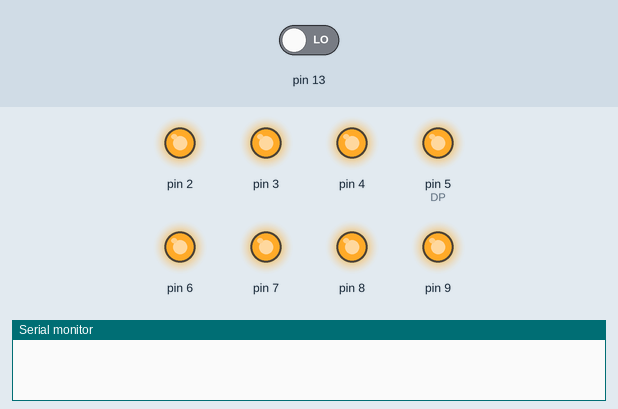
Simulated run of this sketch. Board: Arduino Uno, built with avr-gcc and run on an emulated ATmega328P. Shown: output pins drawn as LEDs (lit = HIGH), the last lines printed to the serial monitor. Dashed ring = blinking. The test bench sets the inputs (shaded band); at power-on: pin 13 LOW.

Above: at 1.2 s.
1.3 s: pin 13 driven HIGH
At 1.6 s:
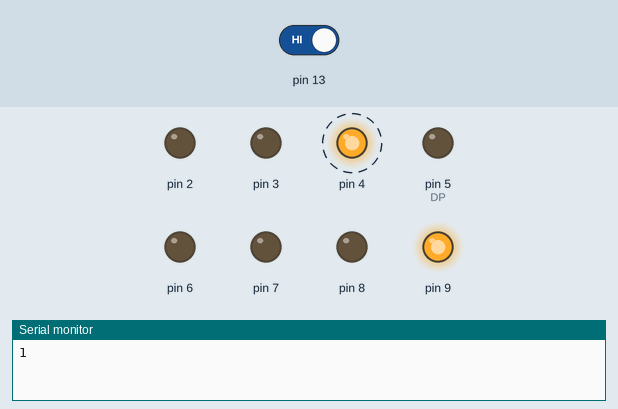
At 2.0 s:
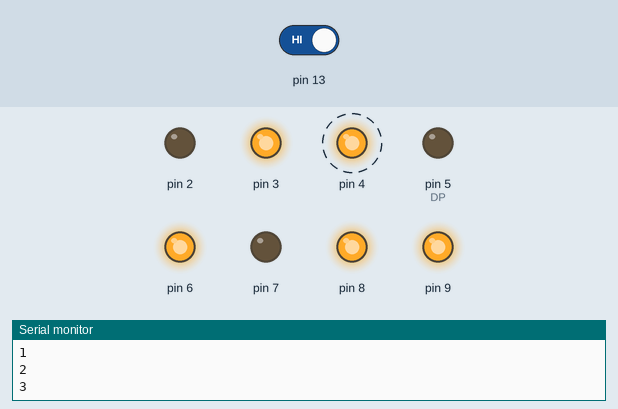
4.3 s: pin 13 driven LOW
At 5.3 s:
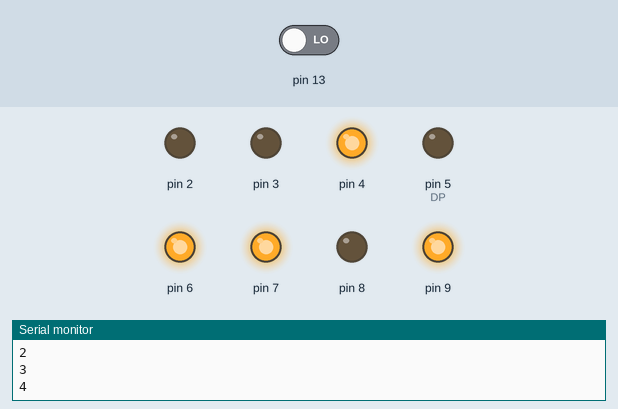
Timing chart, 0 to 7.3 s (numbered marks = the images above; inputs shaded):
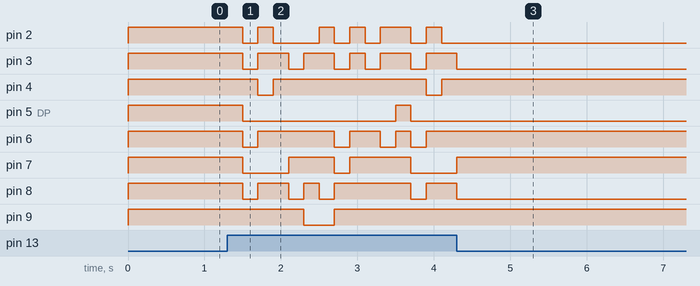

The sketch:

7-Segment-Display_AnalogDrehschalter.ino
```cpp
int state = 0;
int value;
const int potPin = A0;


void setup() {
  // put your setup code here, to run once:
  Serial.begin(9600);

//  pinMode(potPin, INPUT);
  pinMode(13, INPUT);

  pinMode(2, OUTPUT); //e
  pinMode(3, OUTPUT); //d
  pinMode(4, OUTPUT); //c
  pinMode(5, OUTPUT); //DP
  pinMode(6, OUTPUT); //g
  pinMode(7, OUTPUT); //f
  pinMode(8, OUTPUT); //a
  pinMode(9, OUTPUT); //b

}

void loop() {
// put your main code here, to run repeatedly:

//  value = analogRead(potPin);          //Read and save analog value from potentiometer
//  value = map(value, 0, 1023, 0, 255); //Map value 0-1023 to 0-255 (PWM)
//  analogWrite(ledPin, value);          //Send PWM value to led
//  delay(100);
//  Serial.println(value)

  if(digitalRead(13) == HIGH){
    state = state + 1;
    delay(200);
    Serial.println(state);
  }
  if(state > 10){
    state = 0;
    Serial.println(state);
  }

  switch(state)
  {
  case 0:
    digitalWrite(2, HIGH); //e
    digitalWrite(3, HIGH); //d
    digitalWrite(4, HIGH); //c
    digitalWrite(5, HIGH); //DP
    digitalWrite(6, HIGH); //g
    digitalWrite(7, HIGH); //f
    digitalWrite(8, HIGH); //a
    digitalWrite(9, HIGH); //b
    //ist All on
    break;

  case 1:
    digitalWrite(2, LOW); //e
    digitalWrite(3, LOW); //d
    digitalWrite(4, HIGH); //c
    digitalWrite(5, LOW); //DP
    digitalWrite(6, LOW); //g
    digitalWrite(7, LOW); //f
    digitalWrite(8, LOW); //a
    digitalWrite(9, HIGH); //b
    //1
    break;

  case 2:
    digitalWrite(2, HIGH); //e
    digitalWrite(3, HIGH); //d
    digitalWrite(4, LOW); //c
    digitalWrite(5, LOW); //DP
    digitalWrite(6, HIGH); //g
    digitalWrite(7, LOW); //f
    digitalWrite(8, HIGH); //a
    digitalWrite(9, HIGH); //b
    //2
    break;

  case 3:
    digitalWrite(2, LOW); //e
    digitalWrite(3, HIGH); //d
    digitalWrite(4, HIGH); //c
    digitalWrite(5, LOW); //DP
    digitalWrite(6, HIGH); //g
    digitalWrite(7, LOW); //f
    digitalWrite(8, HIGH); //a
    digitalWrite(9, HIGH); //b
    //3
    break;

  case 4:
    digitalWrite(2, LOW); //e
    digitalWrite(3, LOW); //d
    digitalWrite(4, HIGH); //c
    digitalWrite(5, LOW); //DP
    digitalWrite(6, HIGH); //g
    digitalWrite(7, HIGH); //f
    digitalWrite(8, LOW); //a
    digitalWrite(9, HIGH); //b
    //4
    break;

  case 5:
    digitalWrite(2, LOW); //e
    digitalWrite(3, HIGH); //d
    digitalWrite(4, HIGH); //c
    digitalWrite(5, LOW); //DP
    digitalWrite(6, HIGH); //g
    digitalWrite(7, HIGH); //f
    digitalWrite(8, HIGH); //a
    digitalWrite(9, LOW); //b
    //5
    break;

  case 6:
    digitalWrite(2, HIGH); //e
    digitalWrite(3, HIGH); //d
    digitalWrite(4, HIGH); //c
    digitalWrite(5, LOW); //DP
    digitalWrite(6, HIGH); //g
    digitalWrite(7, HIGH); //f
    digitalWrite(8, LOW); //a
    digitalWrite(9, LOW); //b
    //6
    break;

  case 7:
    digitalWrite(2, LOW); //e
    digitalWrite(3, LOW); //d
    digitalWrite(4, HIGH); //c
    digitalWrite(5, LOW); //DP
    digitalWrite(6, LOW); //g
    digitalWrite(7, LOW); //f
    digitalWrite(8, HIGH); //a
    digitalWrite(9, HIGH); //b
    //7
    break;

  case 8:
    digitalWrite(2, HIGH); //e
    digitalWrite(3, HIGH); //d
    digitalWrite(4, HIGH); //c
    digitalWrite(5, LOW); //DP
    digitalWrite(6, HIGH); //g
    digitalWrite(7, HIGH); //f
    digitalWrite(8, HIGH); //a
    digitalWrite(9, HIGH); //b
    //8
    break;

  case 9:
    digitalWrite(2, LOW); //e
    digitalWrite(3, LOW); //d
    digitalWrite(4, HIGH); //c
    digitalWrite(5, LOW); //DP
    digitalWrite(6, HIGH); //g
    digitalWrite(7, HIGH); //f
    digitalWrite(8, HIGH); //a
    digitalWrite(9, HIGH); //b
    //9
    break;

  case 10:
    digitalWrite(2, HIGH); //e
    digitalWrite(3, HIGH); //d
    digitalWrite(4, HIGH); //c
    digitalWrite(5, LOW); //DP
    digitalWrite(6, LOW); //g
    digitalWrite(7, HIGH); //f
    digitalWrite(8, HIGH); //a
    digitalWrite(9, HIGH); //b
    //0
    break;

  default:
    digitalWrite(2, LOW); //e
    digitalWrite(3, LOW); //d
    digitalWrite(4, LOW); //c
    digitalWrite(5, LOW); //DP
    digitalWrite(6, LOW); //g
    digitalWrite(7, LOW); //f
    digitalWrite(8, LOW); //a
    digitalWrite(9, LOW); //b
    //ist All off
    break;
  }
}
```

Measured:
- after the input at 1.3 s, pin 2: HIGH → LOW after 0.20 s, → HIGH 0.20 s later, → LOW 0.20 s later, → HIGH 0.60 s later, … (11 changes in this stretch); pin 3: HIGH → LOW after 0.20 s, → HIGH 0.20 s later, → LOW 0.40 s later, → HIGH 0.20 s later, … (10 changes in this stretch)
- after the input at 4.3 s, pin 2, pin 5 (DP): stops changing and stays LOW; pin 3, pin 8: goes on until 4.3 s, then stays LOW; pin 4, pin 6, pin 9: stops changing and stays HIGH; pin 7: goes on until 4.3 s, then stays HIGH
